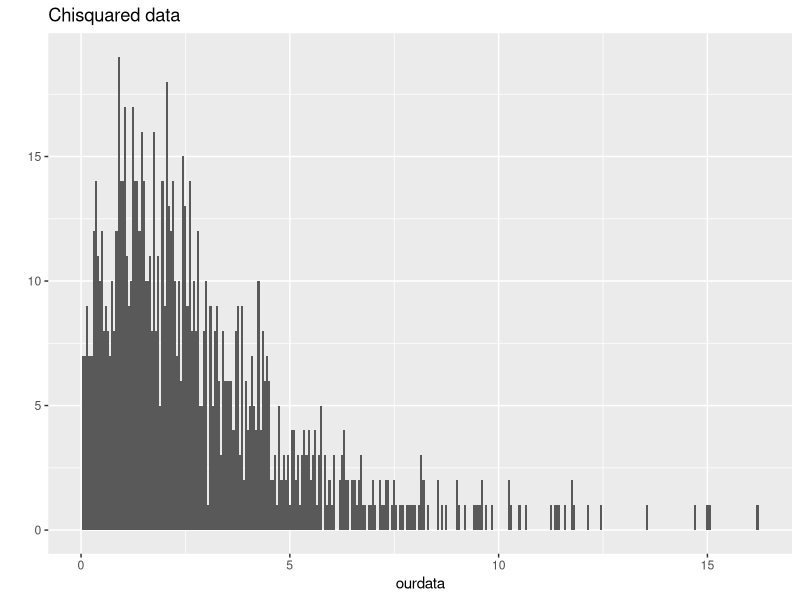

R code for this plot:
## ---- chunk 1
library(ggplot2)

ourdata <- rchisq(1000,3)
qplot(ourdata, binwidth=0.05) + ggtitle("Chisquared data")
